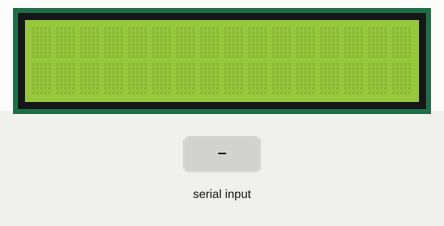
Bench run of a sketch on a simulated Arduino Uno, built with avr-gcc and run on an emulated ATmega328P. On the bench: 16×2 character LCD. The inputs (shaded band) are chosen by the test bench.

Above: at 1.2 s.
1.3 s: byte 30 received over Serial
2.8 s: byte 90 received over Serial
At 3.8 s:
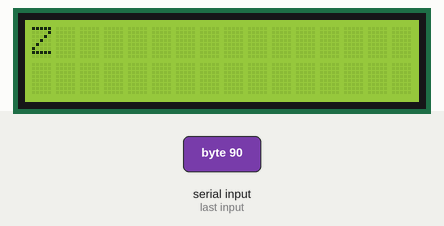
4.3 s: byte 120 received over Serial
At 5.0 s:
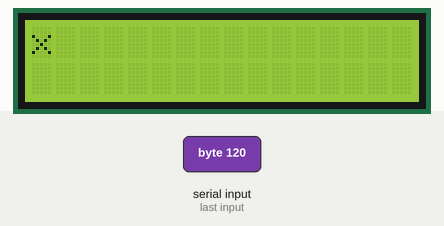
Timing chart, 0 to 7.3 s (numbered marks = the images above; inputs shaded):
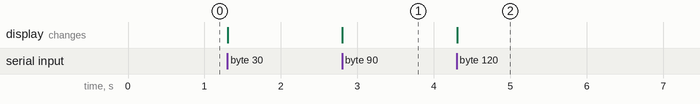

The sketch:

ex4.ino
```cpp
#include <Wire.h>
#include <LiquidCrystal_I2C.h>

LiquidCrystal_I2C lcd(0x27, 16, 2);

void setup() {
  lcd.begin(16, 2);
  lcd.backlight();
  Serial.begin(9600);
}

void loop() {
  if (Serial.available() > 0) {
    lcd.clear();
    lcd.setCursor(0, 0);
    while (Serial.available() > 0) {
      char c = Serial.read();
      lcd.print(c);
      delay(100);
    }
  }
}
```

Measured:
- after the input at 2.8 s, the display: changes at once (image 1)
- after the input at 4.3 s, the display: changes at once (image 2)
